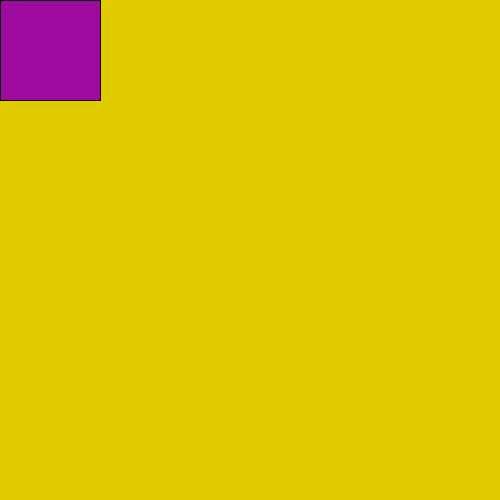
Frame 1 (no input)
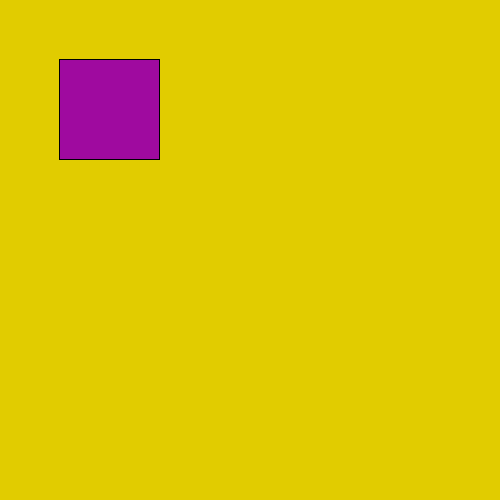
Frame 60 (the mouse pressed at the canvas centre just before this capture)
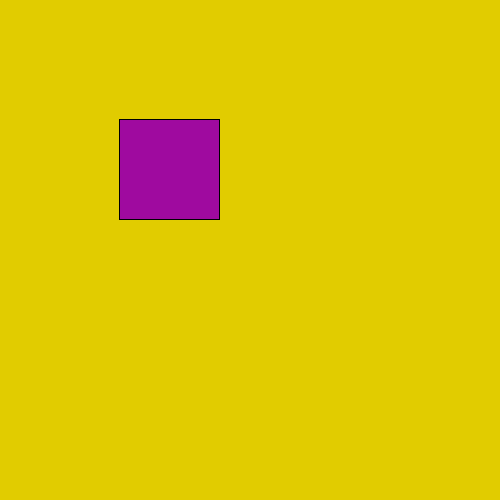
Frame 120 (the mouse held since frame 60 and released just before this capture)

The Processing sketch that drew these frames (run headless with seeded random() and noise(); from frame 60 on, the mouse is pressed at the canvas centre):

// Processing sketch: processing_184365
// ── processing_184365.pde

//Inspiration: Nature of Code
//Week 1 Assignment
//Keith Pomana



//Declare Variables
int x = 0;
int y = 0;
void setup() {
 //executed only once
size(500,500);
frameRate(60);
}

void draw(){
  //executed every frame
  background(225, 204, 0);
  fill(159, 10, 159);
  rect(x,y,100,100);
  x= x + 1;
  y= y + 1;
  println(x);
}
